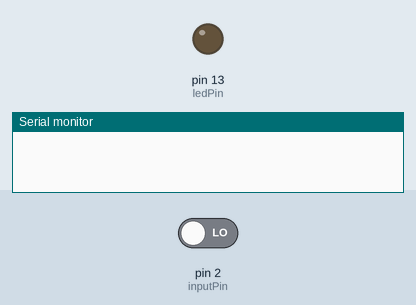
Recording of a sketch running on a simulated Arduino Uno, built with avr-gcc and run on an emulated ATmega328P. Shown: output pins drawn as LEDs (lit = HIGH), the last lines printed to the serial monitor. The inputs (shaded band) are chosen by the test bench; at power-on: pin 2 (inputPin) LOW.

Above: at 1.2 s.
1.3 s: pin 2 (inputPin) driven HIGH
At 1.8 s:
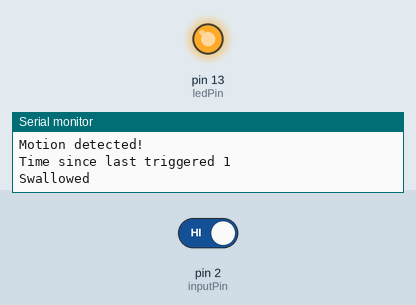
2.8 s: pin 2 (inputPin) driven LOW
At 4.2 s:
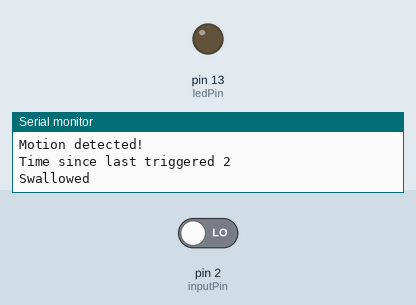
Timing chart, 0 to 5.8 s (numbered marks = the images above; inputs shaded):
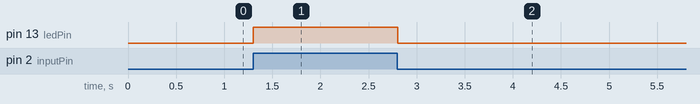

Measured:
- after the input at 1.3 s, pin 13 (ledPin): LOW → HIGH at once
- after the input at 2.8 s, pin 13 (ledPin): HIGH → LOW at once

The sketch:

NanoPIR.ino
```cpp
/*
 * PIR sensor tester
 */

int ledPin = 13;                // choose the pin for the LED
int inputPin = 2;               // choose the input pin (for PIR sensor)
int pirState = LOW;             // we start, assuming no motion detected
int val = 0;                    // variable for reading the pin status


unsigned long timeLastTriggered = 0;
unsigned long minTriggerInterval = 10* 1000; // 10 seconds


void setup() {
  pinMode(ledPin, OUTPUT);      // declare LED as output
  pinMode(inputPin, INPUT);     // declare sensor as input
  timeLastTriggered = 0;
  Serial.begin(9600);
}

void loop(){
  val = digitalRead(inputPin);  // read input value

  if (val == HIGH) {            // check if the input is HIGH

    digitalWrite(ledPin, HIGH);  // turn LED ON

    if (pirState == LOW) {
      Serial.println("Motion detected!");
      unsigned long timeSinceLastTriggered = millis() - timeLastTriggered; // Time in ms since last triggered (or current time if not previously triggered
      // We only want to print on the output change, not state
      Serial.print("Time since last triggered ");
      Serial.println((timeSinceLastTriggered/1000));
      if ( timeSinceLastTriggered > minTriggerInterval )
      {
        timeLastTriggered = millis();
        pirState = HIGH;
      }
      else
      {
        Serial.println("Swallowed");
        delay(500);
      }
    }

  } else {
    digitalWrite(ledPin, LOW); // turn LED OFF
    if (pirState == HIGH){
      // we have just turned of
      Serial.println("Motion ended!");
      // We only want to print on the output change, not state
      pirState = LOW;
    }
  }
}
```
